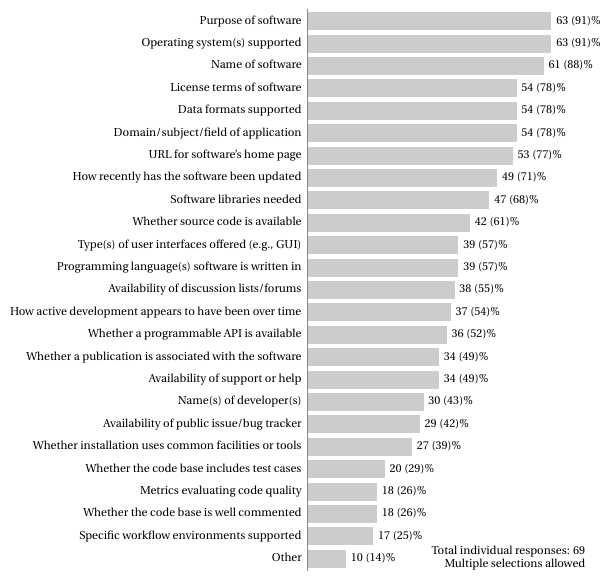

Generate this figure with Python:
#!/usr/bin/env python3.4

import numpy as np
import matplotlib
import matplotlib.pyplot as plt
import matplotlib.ticker as ticker
from matplotlib import rcParams
import operator

rcParams['text.usetex']         = True
rcParams['text.latex.preamble'] = [r"\usepackage{fourier}", r"\usepackage[T1]{fontenc}"]
rcParams['font.family']         = 'serif'
rcParams['font.serif']          = ['Utopia']
rcParams['font.weight']         = 'normal'
rcParams['font.size']           = 10
rcParams['xtick.labelsize']     = rcParams['ytick.labelsize'] = 10
rcParams['ytick.major.width']   = rcParams['xtick.major.width'] = 1
rcParams['ytick.major.size']    = rcParams['xtick.major.size'] = 3
rcParams['patch.facecolor']     = "#cccccc"
rcParams['patch.linewidth']     = 0

plt.figure(figsize=(3.5, 7.5))

# Data.

total_responses = 69

# Choices were not mutually exclusive.

raw_data = {
    "Name of software"                                      : 61,
    "Domain/subject/field of application"                   : 54,
    "Purpose of software"                                   : 63,
    "Name(s) of developer(s)"                               : 30,
    "Data formats supported"                                : 53,
    "License terms of software"                             : 54,
    "Operating system(s) supported"                         : 63,
    "Software libraries needed"                             : 47,
    "Programming language(s) software is written in"        : 39,
    "How recently has the software been updated"            : 49,
    "How active development appears to have been over time" : 37,
    "Availability of support or help"                       : 34,
    "Availability of public issue/bug tracker"              : 29,
    "Availability of discussion lists/forums"               : 38,
    "Whether the code base includes test cases"             : 20,
    "Whether the code base is well commented"               : 18,
    "Whether a programmable API is available"               : 36,
    "Specific workflow environments supported"              : 17,
    "Type(s) of user interfaces offered (e.g., GUI)"        : 39,
    "Whether source code is available"                      : 42,
    "Whether installation uses common facilities or tools"  : 27,
    "Whether a publication is associated with the software" : 34,
    "Metrics evaluating code quality"                       : 18,
    "URL for software's home page"                          : 53,
    "Other"                                                 : 10,
}

x = [0, 10, 20, 30, 40, 50, 60, 70]

# Plot.

# Sort the data by value, largest value first.

data   = sorted(raw_data.items(), key=lambda x: x[1], reverse=True)
labels = [k for k, v in data]
values = [v for k, v in data]

# Barh() puts items in the reverse order of how we put them in the
# lists above, so first we do this to reverse the lists:

labels = labels[::-1]
values = values[::-1]

# Misc. axis setup.

y_pos = np.arange(len(data))
ylim_bottom = -0.5
ylim_top = len(data)-0.5

# Create the plot and the initial axes.

plt.barh(y_pos, values, linewidth=0, align='center', color="#cccccc")

plt.yticks(y_pos, labels, fontsize=10)
plt.ylim([ylim_bottom, ylim_top])

plt.gca().text(1.1, 0.005,
               'Total individual responses: {}\nMultiple selections allowed'.format(total_responses),
               horizontalalignment='right',
               transform=plt.gca().transAxes)

# Remove the plot frame lines leaving only the left vertical one.

for spine in ['top', 'bottom', 'right']:
    plt.gca().spines[spine].set_visible(False)
plt.gca().spines['left'].set_bounds(ylim_bottom, ylim_top)
plt.gca().spines['left'].set_color('#888888')
plt.gca().tick_params(color='#888888')
plt.gca().yaxis.set_ticks_position('none')
plt.gca().get_xaxis().set_visible(False)

# Write the value to the right of each bars.
for rect, value in zip(plt.gca().patches, values):
    percent = value/total_responses*100
    text = '{} ({: >2.0f})\%'.format(value, percent)
    width = rect.get_width()
    plt.gca().text(rect.get_x() + width + 7,
                   rect.get_y() + rect.get_height()/2,
                   text, ha='center', va='center', fontsize=10)

plt.savefig('info-to-include-in-index.pdf', bbox_inches='tight')
plt.close()
